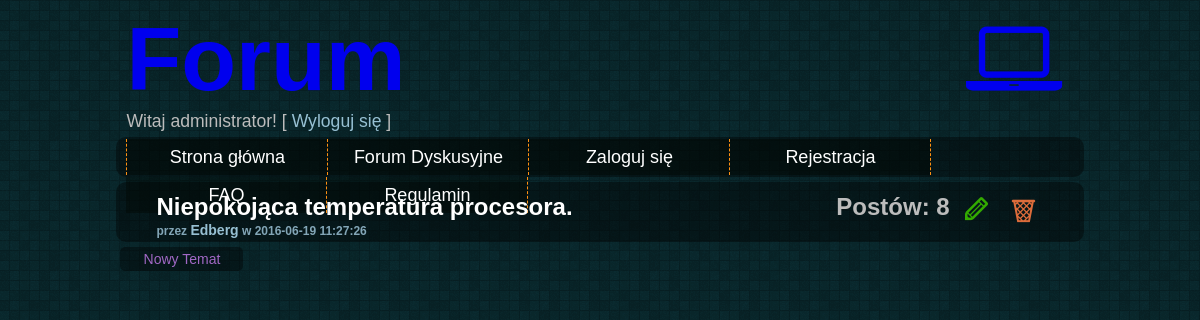
/Forum/topic.php?id=6&nazwaDzialu=Procesory (signed in), run on the app's committed database.
### tables this page shows
CREATE TABLE `tematy` (
  `nazwa` text NOT NULL,
  `tresc` text NOT NULL,
  `wlasciciel` text NOT NULL,
  `id` int(10) UNSIGNED NOT NULL,
  `idDzialu` int(10) UNSIGNED NOT NULL,
  `data` timestamp NOT NULL DEFAULT CURRENT_TIMESTAMP ON UPDATE CURRENT_TIMESTAMP,
  `liczbaPostow` int(11) NOT NULL,
  `nazwaDzialu` text NOT NULL
);

### Forum/topic.php (the view, shortened to what this page needs)
<!DOCTYPE html>
<html>
  <head>
    <link rel="stylesheet" href="styles/style.css">
    <link rel="stylesheet" href="styles/forum_style.css">
    <link rel="stylesheet" href="styles/fontello/fontello.css">
  </head>
  <body>
    <header>
      <div id="header">
      <span id="top"><a href="index.php">Forum</a><a href="index.php"><i class="icon-laptop"></i></a></span>
      <?php
      if (isset($_SESSION['online']))
      {
        echo "Witaj ".$_SESSION['user'].'! [ <a id="logout" href="services/logout.php">Wyloguj się</a> ]';
      }
      ?>
      </div>
    </header>
    <section>
      <div id="navbar">
        <ol>
          <li><a href="index.php">Strona główna</a></li>
          <li><a href="forum.php">Forum Dyskusyjne</a></li>
          <li><a href="login_form.php">Zaloguj się</a></li>
          <li><a href="register_form.php">Rejestracja</a></li>
          <li><a href="faq.php">FAQ</a></li>
          <li><a href="rules.php">Regulamin</a></li>
    </ol>
      </div>
      <div class="main">
        <div id="forum">
          <?php
          require_once "services/connect.php";
          $conn = new mysqli($host, $db_user, $db_password, $db_name);
            $idDzialu = $_GET['id'];
            $nazwaDzialu = $_GET['nazwaDzialu'];
            $sql = "SELECT * FROM tematy WHERE idDzialu=".$idDzialu ;
            $result = mysqli_query($conn, $sql);
              if (mysqli_num_rows($result) > 0) {
                  while($row = mysqli_fetch_assoc($result)) {
                      echo "<div class='topicMain'><div class='topic'><a href='posts.php?id=" .$row['id']."&nazwa=".$row['nazwa']."&idDzialu=".$row['idDzialu']."'>"
                      . $row['nazwa']."</a>
                      </span><span class='topicCounter'>";
                      if (isset($_SESSION['online'])){
                      if($_SESSION['type']=="root" || $_SESSION['user']==$row['wlasciciel'])
                      echo "<a href='services/deleteTopic.php?id=".$row['id']."&idDzialu=".$idDzialu."&nazwaDzialu=".$nazwaDzialu."&liczbaPostow=".$row['liczbaPostow']."'
                      class='deletePost'><i class='icon-trash'></i></a>
                      <a href='editTopicForm.php?id=".$row['id']."&idDzialu=".$idDzialu."&nazwaDzialu=".$nazwaDzialu."&nazwaTematu=".$row['nazwa']."&trescTematu=".$row['tresc']."'
                      class='editPost'><i class='icon-pencil'></i></a>";
                      }
                      echo "Postów: ".$row['liczbaPostow']."</span>
                      <br /><span class='topicInfo'> przez ";
                        if($row['wlasciciel']=='administrator') echo "<span class='topicAdmin'>"; else echo "<span class='topicUser'>";
                    echo "".$row['wlasciciel']."</span> w ".$row['data']."</div></div>";
                  }
              } else {
                  echo "Brak Tematów";
              }
          ?>
        </div>
    </section>
    <?php
      if (isset($_SESSION['online']))
      {
        echo " <a class='addTopic' href='addTopic.php?id=" .$idDzialu."&nazwaDzialu=".$nazwaDzialu."'>Nowy Temat</a>";
      }
      ?>
  </body>
</html>

### Forum/styles/style.css (style rules this page uses)
body { background-image: url(../images/random_grey_variations.png); font-family: Verdana, Helvetica, Arial, sans-serif; color: #e5e9eb; }
div { margin-bottom: 4px; clear: both; border-radius: 10px; color: #bcbcbc; padding: 0 10px; margin: 5px 0; font-size: 1.1em; }
ol { padding: 0; margin: 0; list-style-type: none; font-size: 18px; height: 35px; line-height: 200%; display: inline-block; }
ol a { color: #ffffff; text-decoration: none; display: block; }
ol > li { float: left; width: 200px; background-color: rgba(1,5,0,0.4); margin-top: 2px; border-right: 1px dashed #fd9013; }
ol > li:first-child { border-left: 1px dashed #fd9013; }
.main { background-color: rgba(1,0,0,0.4); margin-left: auto; margin-right: auto; width: 80%; height: auto; }
#navbar { background-color: rgba(1,0,0,0.4); margin-left: auto; text-align: center; margin-right: auto; width: 80%; height: 40px; margin-bottom: 5px; }
#header { margin-left: auto; margin-right: auto; width: 80%; height: auto; }
.icon-laptop { float: right; }
#top { display: block; font-size: 5.1em; }
#top > a { text-decoration: none; font-weight: bold; }
#logout { text-decoration: none; color: #97c0d3; }

### Forum/styles/forum_style.css (style rules this page uses)
#forum { font-weight: bold; }
.topicMain { display: block; padding: 10px; height: 40px; }
.topic { line-height: 85% !important; }
.topic > a { font-family: "Trebuchet MS", Helvetica, Arial, Sans-serif; text-decoration: none; color: #fff; margin-bottom: 0 !important; padding: 0 !important; font-size: 24px; }
.topicInfo { color: #83a6b7; padding: 0 !important; font-size: 12px; }
.topicUser { color: #97c0d3; font-size: 14px; }
.topicCounter { font-size: 24px; float: right; }
.addTopic, .addPost { padding: 4px; margin-left: 9.5%; text-decoration: none; color: #a168c5; display: block; width: 115px; background-color: rgba(1,0,0,0.4); text-align: center; border-radius: 5px; font-weight: normal; font-size: 14px; margin-bottom: 100px; }
.editPost { float: right; color: #33AA00; margin-left: 10px; }
.deletePost { float: right; color: #DC6C3B; margin-left: 10px; font-size: 120% }

### data on the page
tematy: nazwa "Niepokojąca temperatura procesora.", liczbaPostow "8", wlasciciel "Edberg", data "2016-06-19 11:27:26"

### other printed values
$_SESSION['user'] "administrator"
